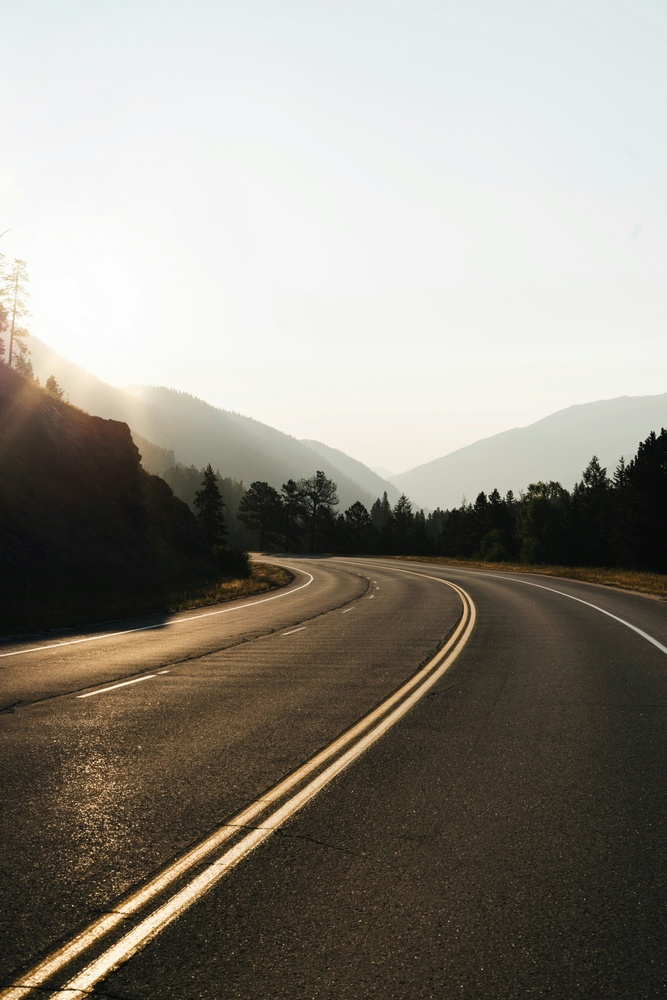
#> input picture Teste.jpg, 667 x 1000 px, shrunk from 2731 x 4096 before the run, given in place of the camera
$ python edge_detection.py   (older library calls are emulated)
#> lines starting #> are read from the running program, lines starting #| are printed output that depends on the picture; after the words box and inside, x2 and y2 are one past the last pixel; in counts of white or black regions, pixels touching at a corner belong together
import cv2
import numpy as np

cap = cv2.VideoCapture(0)

while True:
    _, frame = cap.read()
#> frame is the input picture: shape (1000, 667, 3); mean B, G, R 131.1, 140.3, 145.2
    laplacian = cv2.Laplacian(frame, cv2.CV_64F)
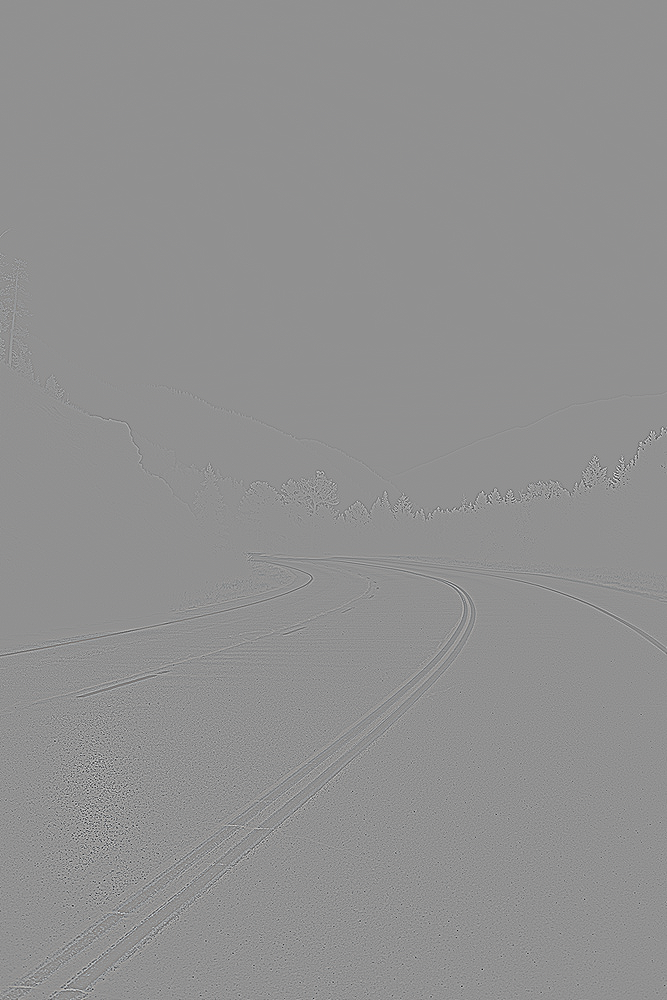
#> laplacian: shape (1000, 667, 3) float64; mean B, G, R 0, 0, 0; drawn with min black and max white
    sobelx = cv2.Sobel(frame, cv2.CV_64F, 1, 0, ksize=5)
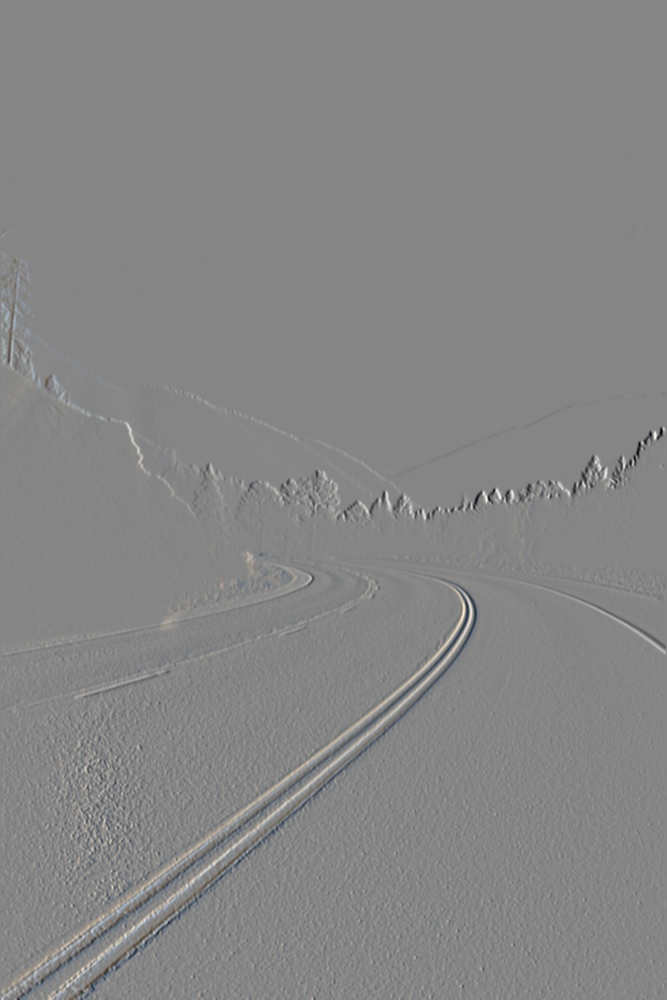
#> sobelx: shape (1000, 667, 3) float64; mean B, G, R 2.4, 1.6, 0; drawn with min black and max white
    sobely = cv2.Sobel(frame, cv2.CV_64F, 1, 0, ksize=5)
    edges = cv2.Canny(frame, 50, 50)
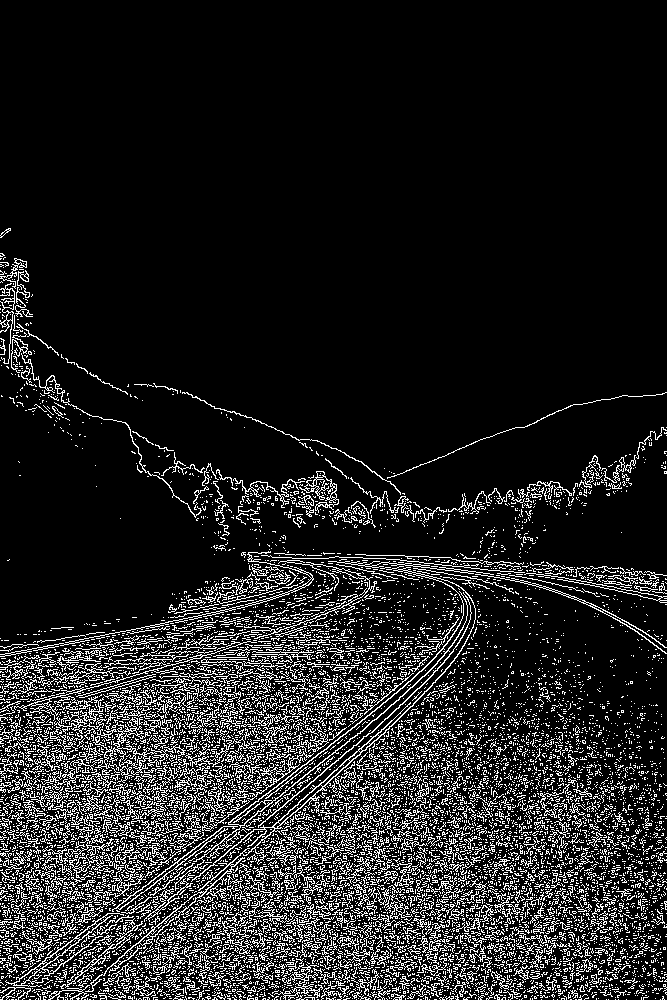
#> edges: shape (1000, 667); 12.8% white in thin lines or dots, all inside (x1, y1, x2, y2) = (0, 228, 667, 1000)

    cv2.imshow('original', frame)
    cv2.imshow('laplacian', laplacian)
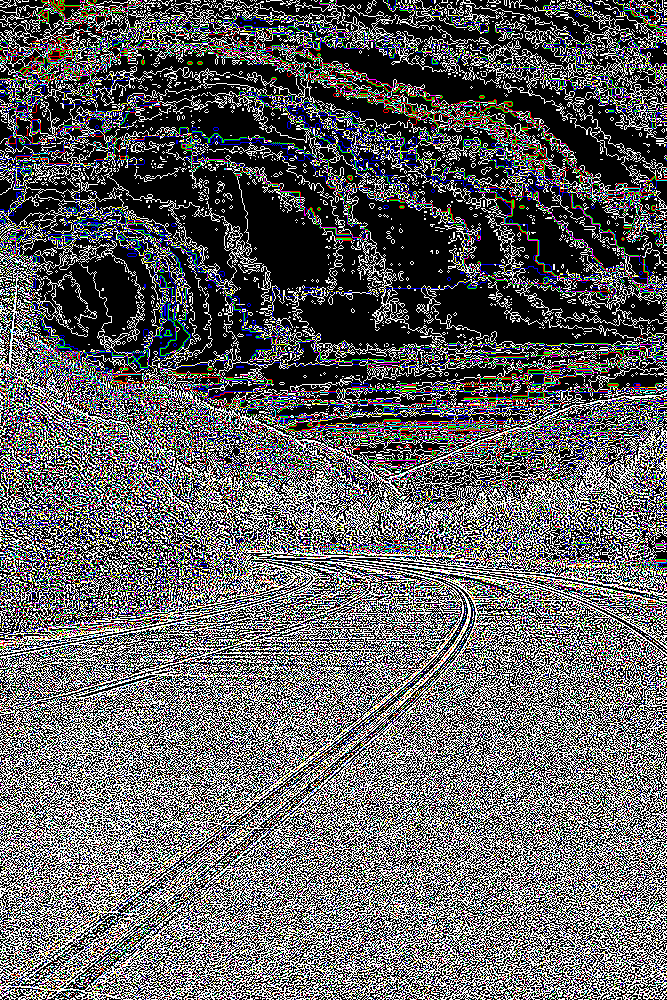
#> window 'laplacian': shape (1000, 667, 3); mean B, G, R 98.7, 97.9, 97.8
    cv2.imshow('sobelx', sobelx)
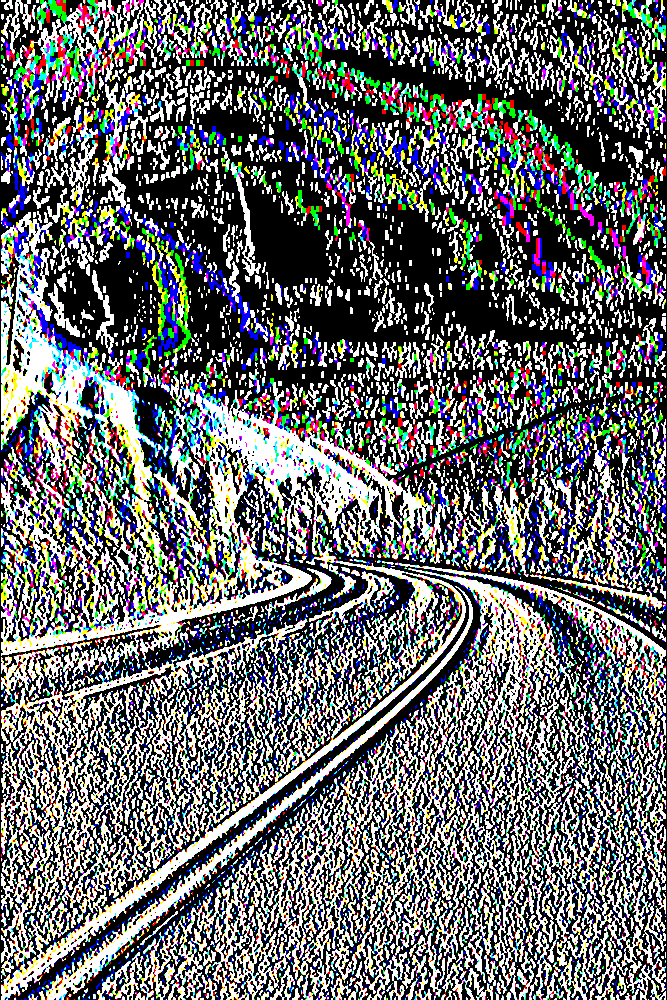
#> window 'sobelx': shape (1000, 667, 3); mean B, G, R 108.2, 106.9, 104.9
    cv2.imshow('sobely', sobely)
    cv2.imshow('sobely', edges)

    k = cv2.waitKey(5) & 0xFF
#> (key Esc is pressed here)
    if k == 27:
        break
cv2.destroyAllWindows()
cap.release()
